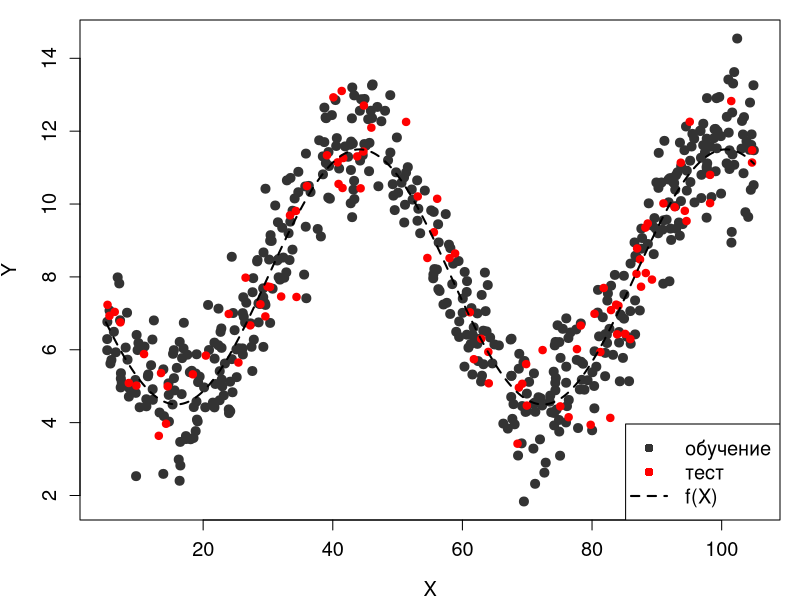
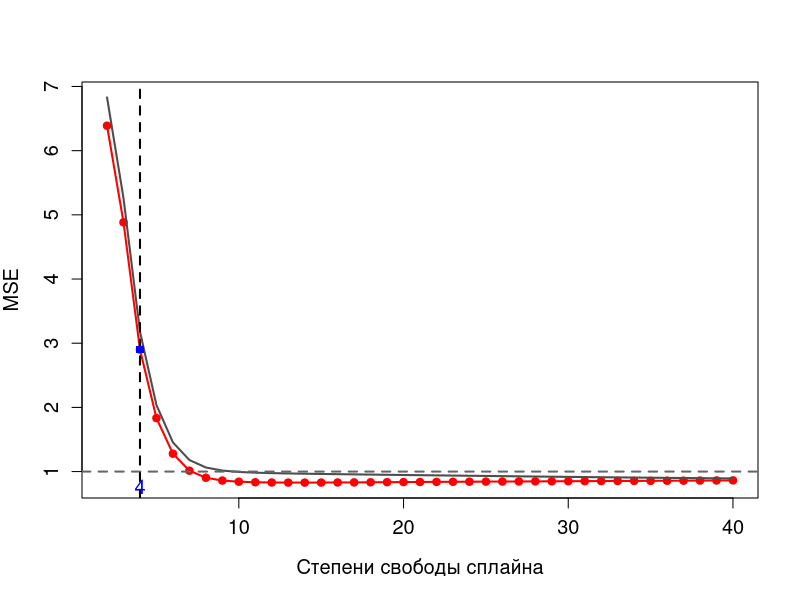
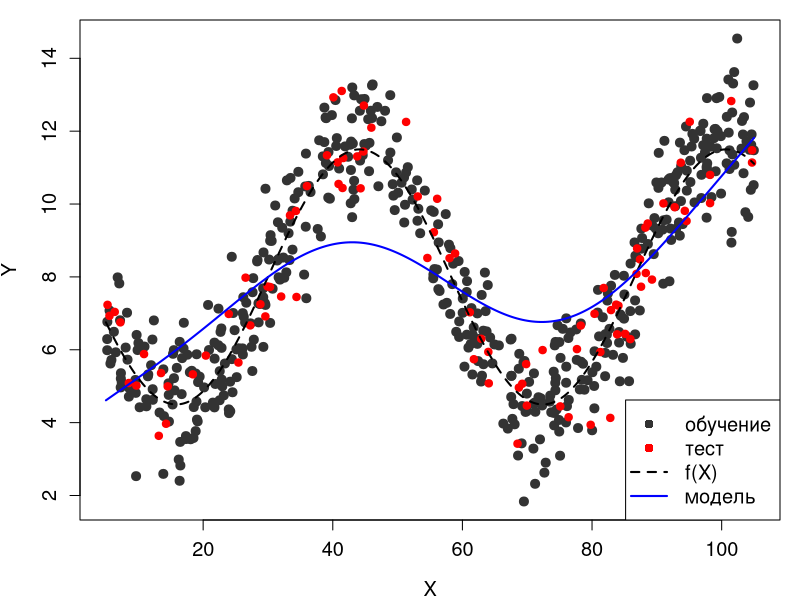

R code for these plots, in order:
#  Генерируем данные ###########################################################

# ядро
my.seed <- 1486372882

# наблюдений всего
n.all <- 600
# доля обучающей выборки
train.percent <- 0.85
# стандартное отклонение случайного шума
res.sd <- 1
# границы изменения X
x.min <- 5
x.max <- 105

# фактические значения x
set.seed(my.seed)
x <- runif(x.min, x.max, n = n.all)
x[1:10]

# случайный шум
set.seed(my.seed)
res <- rnorm(0, res.sd, n = n.all)
res[1:10]

# отбираем наблюдения в обучающую выборку
set.seed(my.seed)
inTrain <- sample(seq_along(x), 
                  size = n.all*train.percent)
inTrain[1:10]

# истинная функция взаимосвязи 
y.func <- function(x) {8 + 3.5*sin((x - 30)/9)}

# для графика истинной взаимосвязи
x.line <- seq(x.min, x.max, length = n.all)
y.line <- y.func(x.line)

# фактические значения y (с шумом)
y <- y.func(x) + res
y[1:10]

# Создаём векторы с данными для построения графиков ############################

# наблюдения на обучающей выборке
x.train <- x[inTrain]
y.train <- y[inTrain]

# наблюдения на тестовой выборке
x.test <- x[-inTrain]
y.test <- y[-inTrain]

#  График 1: Исходные данные на график #########################################
png(filename = 'pic01.png', bg = 'transparent')
# убираем широкие поля рисунка
par(mar = c(4, 4, 1, 1))

# наименьшие/наибольшие значения по осям
x.lim <- c(x.min, x.max)
y.lim <- c(min(y), max(y))

# наблюдения с шумом (обучающая выборка)
plot(x.train, y.train, 
     col = grey(0.2), bg = grey(0.2), pch = 21,
     xlab = 'X', ylab = 'Y', 
     xlim = x.lim, ylim = y.lim, 
     cex = 1.2, cex.lab = 1.2, cex.axis = 1.2)

# наблюдения тестовой выборки
points(x.test, y.test,
       col = 'red', bg = 'red', pch = 21)

# истинная функция
lines(x.line, y.line,
      lwd = 2, lty = 2)

# легенда
legend('bottomright', legend = c('обучение', 'тест', 'f(X)'),
       pch = c(16, 16, NA), 
       col = c(grey(0.2), 'red', 'black'),  
       lty = c(0, 0, 2), lwd = c(1, 1, 2), cex = 1.2)
dev.off()


#  Строим модель ###############################################################

# модель 2 (сплайн с df = 6)
mod <- smooth.spline(x = x.train, y = y.train, df = 6)

# модельные значения для расчёта ошибок
y.model.train <- predict(mod, 
                         data.frame(x = x.train))$y[, 1]
y.model.train[1:10]
y.model.test <- predict(mod, 
                        data.frame(x = x.test))$y[, 1]
y.model.test[1:10]

# считаем средний квадрат ошибки на обучающей и тестовой выборке
MSE <- c(mean((y.train - y.model.train)^2),
         mean((y.test - y.model.test)^2))
names(MSE) <- c('train', 'test')
round(MSE, 2)

#  Цикл по степеням свободы ####################################################

# максимальное число степеней свободы для модели сплайна
max.df <- 40
# таблица для записи ошибок
tbl <- data.frame(df = 2:max.df)
# ошибки на обучающей выборке
tbl$MSE.train <- 0
# ошибки на тестовой выборке
tbl$MSE.test <- 0
head(tbl)

for (i in 2:max.df) {
  # модель
  mod <- smooth.spline(x = x.train, 
                       y = y.train, 
                       df = i)
  
  # модельные значения для расчёта ошибок
  y.model.train <- 
    predict(mod, 
            data.frame(x = x.train))$y[, 1]
  y.model.test <- 
    predict(mod, 
            data.frame(x = x.test))$y[, 1]
  
  # считаем средний квадрат ошибки на обучающей и тестовой выборке
  MSE <- c(mean((y.train - y.model.train)^2),
           mean((y.test - y.model.test)^2))
  
  # записываем результат в таблицу
  tbl[tbl$df == i, c('MSE.train', 'MSE.test')] <- MSE
}

# первые строки таблицы
head(tbl)

#  График 2: Зависимость MSE от гибкости модели ################################
png(filename = 'pic02.png', bg = 'transparent')
plot(tbl$df, tbl$MSE.test,
     type = 'l', col = 'red', lwd = 2,
     xlab = 'Степени свободы сплайна', ylab = 'MSE',
     ylim = c(min(tbl$MSE.train, tbl$MSE.test), 
              max(tbl$MSE.train, tbl$MSE.test)),
     cex = 1.2, cex.lab = 1.2, cex.axis = 1.2)

points(tbl$df, tbl$MSE.test,
       pch = 21, col = 'red', bg = 'red')

lines(tbl$df, tbl$MSE.train, 
      col = grey(0.3), lwd = 2)
# неустранимая ошибка
abline(h = res.sd,
       lty = 2, col = grey(0.4), lwd = 2)

# степени свободы у наименьшей ошибки на тестовой выборке
min.MSE.test <- min(tbl$MSE.test)
df.min.MSE.test <- 
  tbl[tbl$MSE.test == min.MSE.test,
      'df']

# сообщение в консоль
message(paste0('Наименьшая MSE на тестовой выборке равна ', 
               round(min.MSE.test, 2),  
               ' и достигается при df = ', df.min.MSE.test, '.'))

# компромисс между точностью и простотой модели по графику
df.my.MSE.test <- 4
my.MSE.test <- 
  tbl[tbl$df == df.my.MSE.test,
      'MSE.test']

# сообщение в консоль
message(paste0('Компромисс между точностью и сложностью модели при df = ', 
               df.my.MSE.test, ', MSE = ', round(my.MSE.test, 2), '.'))

# ставим точку на графике
abline(v = 4,
       lty = 2, lwd = 2)
points(4, my.MSE.test,
       pch = 15, col = 'blue')
mtext(df.my.MSE.test, 
      side = 1, line = -1, at = df.my.MSE.test, col = 'blue', cex = 1.2)

dev.off()

#  График 3: Лучшая модель (компромисс между гибкостью и точностью) ############

mod.MSE.test <- 
  smooth.spline(x.train, y.train, 
                df = df.my.MSE.test)

# для гладких графиков модели
x.model.plot <- seq(x.min, x.max, length = 250)
y.model.plot <- predict(mod.MSE.test, data.frame(x = x.model.plot))$y[, 1]

png(filename = 'pic03.png', bg = 'transparent')
# убираем широкие поля рисунка
par(mar = c(4, 4, 1, 1))

# наименьшие/наибольшие значения по осям
x.lim <- c(x.min, x.max)
y.lim <- c(min(y), max(y))

# наблюдения с шумом (обучающая выборка)
plot(x.train, y.train,
     col = grey(0.2), bg = grey(0.2), pch = 21,
     xlab = 'X', ylab = 'Y', 
     xlim = x.lim, ylim = y.lim, 
     cex = 1.2, cex.lab = 1.2, cex.axis = 1.2)

# наблюдения тестовой выборки
points(x.test, y.test,
       col = 'red', bg = 'red', pch = 21)

# истинная функция
lines(x.line, y.line,
      lwd = 2, lty = 2)

# модель
lines(x.model.plot, y.model.plot,
      lwd = 2, col = 'blue')

# легенда
legend('bottomright', legend = c('обучение', 'тест', 'f(X)', 'модель'),
       pch = c(16, 16, NA, NA), 
       col = c(grey(0.2), 'red', 'black', 'blue'),  
       lty = c(0, 0, 2, 1), lwd = c(1, 1, 2, 2), cex = 1.2)

dev.off()
